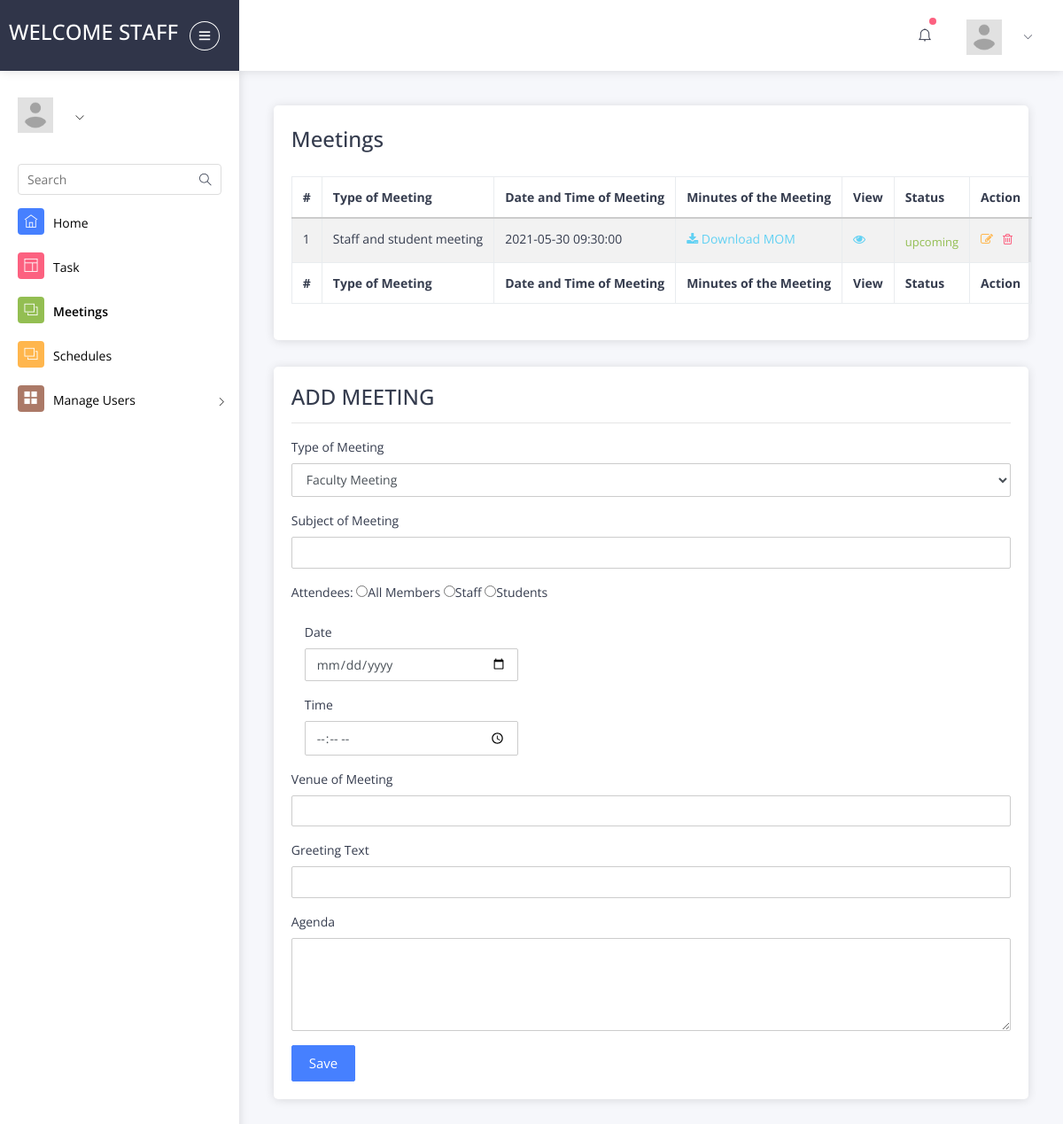
/pages/admin_meetings.php (signed in), run on the app's committed database.
### tables this page shows
CREATE TABLE `meetings` (
  `id` int(11) NOT NULL,
  `subject` varchar(255) NOT NULL,
  `agenda` text NOT NULL,
  `meetingTypeId` int(11) NOT NULL,
  `attendee` varchar(255) NOT NULL,
  `greetingText` varchar(255) NOT NULL,
  `venue` varchar(255) NOT NULL,
  `meetingDate` date DEFAULT NULL,
  `meetingTime` time DEFAULT NULL,
  `minutesOfMeeting` varchar(255) DEFAULT NULL,
  `isActive` tinyint(1) NOT NULL,
  `createdBy` varchar(255) DEFAULT NULL,
  `createdDate` datetime NOT NULL DEFAULT CURRENT_TIMESTAMP,
  `updatedBy` varchar(255) DEFAULT NULL,
  `updatedDate` datetime NOT NULL DEFAULT '0000-00-00 00:00:00' ON UPDATE CURRENT_TIMESTAMP
);

CREATE TABLE `meetingtype` (
  `id` int(11) NOT NULL,
  `name` varchar(255) NOT NULL
);

### config/Connection.php (called while the page is built, shortened)
<?php
class Connection {
	private $pdo;
	private $dsn;
	private $DB_HOST = "localhost";
	private $DB_USER = "root";
	private $DB_PASSWORD = "";
	private $DB_NAME = "meeting_db";
	private $charset = "utf8";
	function __construct() {
		$this->dsn = "mysql:host=".$this->DB_HOST.";dbname=".$this->DB_NAME.";charset=".$this->charset."";
	}
	public function open_connection() {
		$opt = [
		    \PDO::ATTR_ERRMODE            => \PDO::ERRMODE_EXCEPTION,
		    \PDO::ATTR_DEFAULT_FETCH_MODE => \PDO::FETCH_OBJ,
		    \PDO::ATTR_EMULATE_PREPARES   => false,
		];
		$this->pdo = new \PDO($this->dsn, $this->DB_USER, $this->DB_PASSWORD, $opt);
		return $this->pdo;
	}
	public function query($sql="")
	{
		return $this->pdo->query($sql);
	}
	public function preparedStatement($sql, $args = NULL)
	{
	    if (!$args)
	    {
	         return $this->query($sql);
	    }
	    $stmt = $this->pdo->prepare($sql);
	    $stmt->execute($args);
	    return $stmt;
	}
}

### includes/Meeting.php (called while the page is built, shortened)
<?php
class Meeting
{
	function __construct($pdo) {
    	$this->pdo = $pdo;
  	}
	public function meetings($sql, $args=NULL){
		return $this->pdo->preparedStatement($sql, $args)->fetchAll();
	}
}

### includes/MeetingType.php (called while the page is built, shortened)
<?php
class MeetingType
{
	function __construct($pdo) {
    	$this->pdo = $pdo;
  	}
	public function meetingtypes($sql, $args=NULL){
		return $this->pdo->preparedStatement($sql, $args)->fetchAll();
	}
}

### pages/admin_meetings.php (the view, shortened to what this page needs)
<?php require_once("../config/initialize.php");
$session = new Session;
$functions = new Functions;
$pdo = new Connection;
$meeting = new Meeting($pdo);
if(empty($_SESSION["user_token"])) {
  $functions->redirect_to("admin.php");
} else {
?>
<!DOCTYPE html>
<html lang="en">
   <head>
      <link rel="stylesheet" type="text/css" href="assets/css/bootstrap/css/bootstrap.min.css">
      <link rel="stylesheet" type="text/css" href="assets/icon/themify-icons/themify-icons.css">
      <link rel="stylesheet" type="text/css" href="assets/icon/icofont/css/icofont.css">
      <link href="https://maxcdn.bootstrapcdn.com/font-awesome/4.3.0/css/font-awesome.min.css" rel="stylesheet">
      <link rel="stylesheet" type="text/css" href="assets/css/style.css">
      <link rel="stylesheet" type="text/css" href="assets/css/jquery.mCustomScrollbar.css">
   </head>
   <body>
      <div id="pcoded" class="pcoded">
      <div class="pcoded-container navbar-wrapper">
      <nav class="navbar header-navbar pcoded-header">
         <div class="navbar-wrapper">
            <div class="navbar-logo">
               <a class="mobile-menu" id="mobile-collapse" href="#!">
               <i class="ti-menu"></i>
               </a>
               <a href="#">
                  <h4>Welcome <?php echo $_SESSION['userType']; ?></h4>
               </a>
            </div>
            <div class="navbar-container container-fluid">
               <ul class="nav-right">
                  <li class="header-notification">
                     <a href="#!">
                     <i class="ti-bell"></i>
                     <span class="badge bg-c-pink"></span>
                     </a>
                  </li>
                  <li class="user-profile header-notification">
                     <a href="#!">
                     <img src="../images/avatar.jpg" class="img-radius" alt="User-Profile-Image">
                     <i class="ti-angle-down"></i>
                     </a>
                  </li>
               </ul>
            </div>
         </div>
      </nav>
      <div class="pcoded-main-container">
         <div class="pcoded-wrapper">
            <nav class="pcoded-navbar">
               <div class="pcoded-inner-navbar main-menu">
                  <div class="">
                     <div class="main-menu-header">
                        <img class="img-40 img-radius" src="../images/avatar.jpg" alt="User-Profile-Image">
                        <div class="user-details">
                           <span id="more-details"><i class="ti-angle-down"></i></span>
                        </div>
                     </div>
                  </div>
                  <div class="pcoded-search">
                     <div class="pcoded-search-box ">
                        <input type="text" placeholder="Search">
                        <span class="search-icon"><i class="ti-search" aria-hidden="true"></i></span>
                     </div>
                  </div>
                  <ul class="pcoded-item pcoded-left-item">
                  <li class="">
                     <a href="admin_dash.php">
                     <span class="pcoded-micon"><i class="ti-home"></i><b>D</b></span>
                     <span class="pcoded-mtext" data-i18n="nav.dash.main">Home</span>
                     </a>
                  </li>
                  <li class="">
                     <a href="admin_task.php">
                     <span class="pcoded-micon"><i class="ti-layout"></i></span>
                     <span class="pcoded-mtext"  data-i18n="nav.basic-components.main">Task</span>
                     </a>
                  <li class="active">
                     <a href="admin_meetings.php">
                     <span class="pcoded-micon"><i class="ti-layers"></i><b>FC</b></span>
                     <span class="pcoded-mtext" data-i18n="nav.form-components.main">Meetings</span>
                     </a>
                  </li>
                  <li>
                     <a href="admin_schedules.php">
                     <span class="pcoded-micon"><i class="ti-layers"></i><b>FC</b></span>
                     <span class="pcoded-mtext" data-i18n="nav.form-components.main">Schedules</span>
                     </a>
                  </li>
                  <li class="pcoded-hasmenu">
                     <a href="javascript:void(0)">
                     <span class="pcoded-micon"><i class="ti-layout-grid2-alt"></i></span>
                     <span class="pcoded-mtext"  data-i18n="nav.basic-components.main">Manage Users</span>
                     </a>
               </div>
            </nav>
         <div class="pcoded-content">
            <div class="pcoded-inner-content">
               <div class="main-body">
                  <div class="page-wrapper">
                     <div class="page-body">
                        <div class="row">
                           <div class="col-md-12 ">
                              <div class="card">
                                 <div class="card-header">
                                    <h4>Meetings</h4>
                                    <div class="">
                                          <table id="zctb" class="display table table-striped table-bordered table-hover" cellspacing="0" width="100%">
						                  <thead>
						                    <tr>
						                    <th>#</th>
						                      <th> Type of Meeting</th>
						                      <th>Date and Time of Meeting </th>
						                      <th>Minutes of the Meeting</th>
						                    <th>View</th>
						                    <th>Status</th>
						                    <th>Action</th>
						                    </tr>
						                  </thead>
						                  <tfoot>
						                    <tr>
						                    <th>#</th>
						                      <th> Type of Meeting</th>
						                      <th>Date and Time of Meeting </th>
						                      <th>Minutes of the Meeting</th>
						                    <th>View</th>
						                    <th>Status</th>
						                    <th>Action</th>
						                    </tr>
						                  </tfoot>
						                  <tbody>
						                  <?php
						$cnt = 1;
						if($results = $meeting->meetings("SELECT `meetings`.*, `meetingtype`.`name` FROM `meetings` LEFT JOIN `meetingtype` ON `meetings`.`meetingTypeId`=`meetingtype`.`id`"))
						{
						foreach($results as $result)
						{
							?>
						                    <tr>
						                      <td><?php echo htmlentities($cnt);?></td>
						                      <td><?php echo ucfirst($result->name);?></td>
						                      <td><?php echo htmlentities($result->meetingDate).' '.$result->meetingTime;?></td>
						                      <td><?php echo (empty($result->minutesOfMeeting)) ? '<a href="upload_mom.php?meetingid='.$result->id.'" class="text-info"><i class="fa fa-upload"></i> Upload MOM</a>' : '<a href="../docs/'.$result->minutesOfMeeting.'" class="text-info"><i class="fa fa-download"></i> Download MOM</a>' ;?></td>
						                      <td><a href="admin_meeting_details.php?meetingid=<?php echo $result->id;?>" title="view" class="text-info"><i class="fa fa-eye"></i></a></td>
						                      <td><?php echo ($result->isActive == 1) ? "<span class='text-success'>upcoming</span>" : "--" ;?></td>
						                      <td>
						                      <a href="#admin_edit_meeting.php?meetingid=<?php echo $result->id;?>" title="edit" class="text-warning"><i class="fa fa-edit"></i></a>&nbsp;&nbsp;
						                    <a href="admin_meetings.php?deleteid=<?php echo htmlentities($result->id);?>" title="view" class="text-danger" onclick="return confirm('Are you sure to delete this meeting?')"><i class="fa fa-trash-o"></i></a>
						                    </td>
						                    </tr>
						                    <?php $cnt=$cnt+1; }} ?>
						                  </tbody>
						                </table>
                                    </div>
                                 </div>
                              </div>
                              <div class=" sub_sect2">
                              	<div class="card">
                              		<div class="card-body">
                              			<div class="col-md-12"><?php echo $session->check_message(); ?></div>
                                 <div class="mr">
                                    <h4 class="">ADD MEETING</h4>
                                    <hr>
                                    <form method="POST" action="controller.php" novalidate="">
                                    <div class="mt-3">
                                       <label for="typeOfMeeting" class="form-label ">Type of Meeting</label>
                                       <select class="form-control" id="typeOfMeeting" name="typeOfMeeting">
                                       	<?php $meetingtype = new MeetingType($pdo);
                                       	$stmt = $meetingtype->meetingtypes("select * from meetingtype");
                                       	foreach ($stmt as $res):
                                       	 	echo '<option value="'.$res->id.'">'.ucwords($res->name).'</option>';
                                       	 endforeach; ?>
                                       </select>
                                    </div>
                                    <div class="mt-3">
	                                    <label for="subjectOfMeeting" class="form-label">Subject of Meeting</label>
	                                    <input class="form-control" type="text" placeholder="" aria-label="default input example" id="subjectOfMeeting" name="subjectOfMeeting">
                                	</div>
                                	<div class="mt-3">
	                                    <label for="attendess" class="form-label">Attendees:</label>
	                                    <input type="radio" name="attendess" id="attendess" value="allusers">All Members
	                                    <input type="radio" name="attendess" id="attendess" value="staff">Staff
	                                    <input type="radio" name="attendess" id="attendess" value="students">Students
                                	</div>
                                	<div class="mt-3 col-md-4">
	                                    <label for="date" class="form-label">Date</label>
	                                    <input class="form-control" type="date" placeholder="" name="date" id="date">
                                	</div>
                                	<div class="mt-3 col-md-4">
	                                    <label for="time" class="form-label">Time</label>
	                                    <input class="form-control" type="time" placeholder="" name="time" id="time">
                                	</div>
                                	<div class="mt-3">
	                                    <label for="venue" class="form-label">Venue of Meeting</label>
	                                    <input class="form-control" type="text" placeholder="" name="venue" id="venue">
                                	</div>
                                	<div class="mt-3">
	                                    <label for="greetingtxt" class="form-label">Greeting Text</label>
	                                    <input class="form-control" type="text" placeholder="" name="greetingtxt" id="greetingtxt">
                                	</div>
                                	<div class="mt-3">
	                                    <label for="greetingtxt" class="form-label">Agenda</label>
	                                    <textarea class="form-control" name="agenda" id="agenda" rows="5" col="3"></textarea>
                                	</div>
                                	<div class="mt-3">
	                                    <button type="submit" name="add_meeting" class="btn btn-primary"> save</button>
                                	</div>
                                	</form>
                                 </div>
                                 </div>
                              	</div>
                              </div>
                           </div>
                        </div>
                     </div>
                  </div>
               </div>
            </div>
         </div>
      </div>
   </body>
</html>
<?php } ?>

### data on the page
meetings: meetingTypeId.name "Staff and student meeting", meetingDate "2021-05-30", meetingTime "09:30:00", isActive "upcoming"

### other printed values
$_SESSION['userType'] "STAFF"
form field typeOfMeeting "Faculty Meeting"
